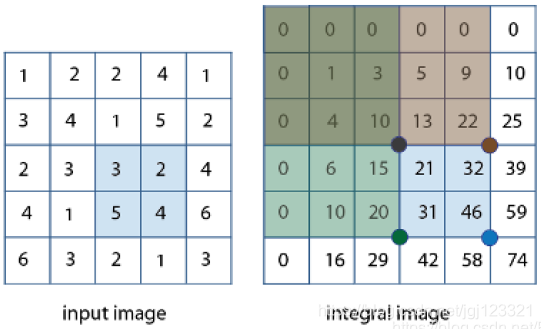
//> input picture OpenCv/LearningOpenCv3/12. Image Analysis/积分图的查找.png, 541 x 329 px, given in place of Lenna.jpg, which was not available
$ ./Integral   (built with g++ and OpenCV 4)
//> lines starting //> are read from the running program, lines starting //| are printed output that depends on the picture; pictures that were not available may be replaced by others from this repository, and a replacement may not be noted
#include <opencv2/opencv.hpp>
#include <iostream>

using namespace cv;
using namespace std;

void blur_demo(Mat& image, Mat& sum);
void edge_demo(Mat& image, Mat& sum);
int getblockSum(Mat& sum, int x1, int y1, int x2, int y2, int i);

int main(int argc, char* argv[]) {
	Mat src = imread("C:\\Users\\xuxide\\Desktop\\opencv\\Lenna.jpg");
//> src is the input picture: 329 rows x 541 cols, CV_8UC3; mean B, G, R 217.7, 218.9, 213
	if (src.empty()) {
		printf("不能打开图像！\n");
		return -1;
	}

	namedWindow("input", WINDOW_AUTOSIZE);
	imshow("input", src);

	// 计算积分图
	Mat sum, sqrsum;
	integral(src, sum, sqrsum, CV_32S, CV_32F);
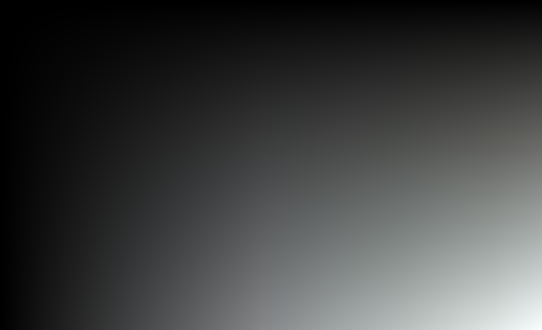
//> sum: 330 rows x 542 cols, CV_32SC3; mean B, G, R 9903492.9, 9953652.7, 9714240.9; drawn with min black and max white
	// 积分图应用
	edge_demo(src, sum);
	blur_demo(src, sum);

	waitKey(0);
	return 0;
}

void blur_demo(Mat& image, Mat& sum) {
	int w = image.cols;
	int h = image.rows;
	Mat result = Mat::zeros(image.size(), image.type());
	int x2 = 0, y2 = 0;
	int x1 = 0, y1 = 0;
	int ksize = 5;
	int radius = ksize / 2;
	int ch = image.channels();
	int cx = 0, cy = 0;
	for (int row = 0; row < h + radius; row++) {
		y2 = (row + 1) > h ? h : (row + 1);
		y1 = (row - ksize) < 0 ? 0 : (row - ksize);
		for (int col = 0; col < w + radius; col++) {
			x2 = (col + 1) > w ? w : (col + 1);
			x1 = (col - ksize) < 0 ? 0 : (col - ksize);
			cx = (col - radius) < 0 ? 0 : col - radius;
			cy = (row - radius) < 0 ? 0 : row - radius;
			int num = (x2 - x1) * (y2 - y1);
			for (int i = 0; i < ch; i++) {
				// 积分图查找和表，计算卷积
				int s = getblockSum(sum, x1, y1, x2, y2, i);
				result.at<Vec3b>(cy, cx)[i] = saturate_cast<uchar>(s / num);
			}
		}
	}
	imshow("blur_demo", result);
}

/**
* 3x3 sobel 垂直边缘检测演示
*/
void edge_demo(Mat& image, Mat& sum) {
	int w = image.cols;
//> w = 541
	int h = image.rows;
//> h = 329
	Mat result = Mat::zeros(image.size(), CV_32SC3);
	int x2 = 0, y2 = 0;
	int x1 = 0, y1 = 0;
	int ksize = 3; // 算子大小，可以修改，越大边缘效应越明显
	int radius = ksize / 2;
	int ch = image.channels();
//> ch = 3
	int cx = 0, cy = 0;
	for (int row = 0; row < h + radius; row++) {
		y2 = (row + 1) > h ? h : (row + 1);
		y1 = (row - ksize) < 0 ? 0 : (row - ksize);
		for (int col = 0; col < w + radius; col++) {
			x2 = (col + 1) > w ? w : (col + 1);
			x1 = (col - ksize) < 0 ? 0 : (col - ksize);
			cx = (col - radius) < 0 ? 0 : col - radius;
			cy = (row - radius) < 0 ? 0 : row - radius;
			int num = (x2 - x1) * (y2 - y1);
			for (int i = 0; i < ch; i++) {
				// 积分图查找和表，计算卷积
				int s1 = getblockSum(sum, x1, y1, cx, y2, i);
				int s2 = getblockSum(sum, cx, y1, x2, y2, i);
				result.at<Vec3i>(cy, cx)[i] = saturate_cast<int>(s2 - s1);
			}
		}
	}
//> this loop made 330 passes
//> cy on passes 1 to 3: 0, 0, 1
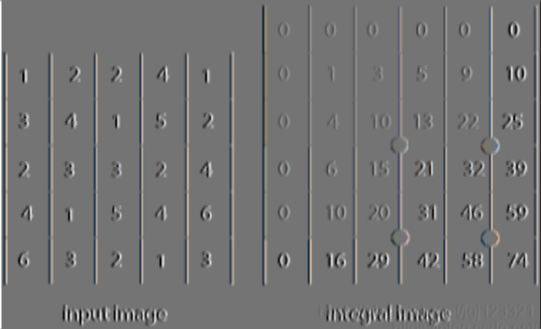
//> result: 329 rows x 541 cols, CV_32SC3; mean B, G, R 3.8, 3.8, 3.8; drawn with min black and max white
//> after the loop, x2 = 541; x1 = 538; cx = 540; cy = 328
	Mat dst, gray;
	convertScaleAbs(result, dst);
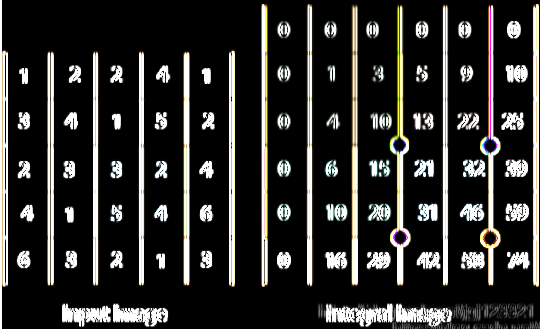
//> dst: 329 rows x 541 cols, CV_8UC3; mean B, G, R 43.5, 46.5, 47.4
	normalize(dst, dst, 0, 255, NORM_MINMAX);
	cvtColor(dst, gray, COLOR_BGR2GRAY);
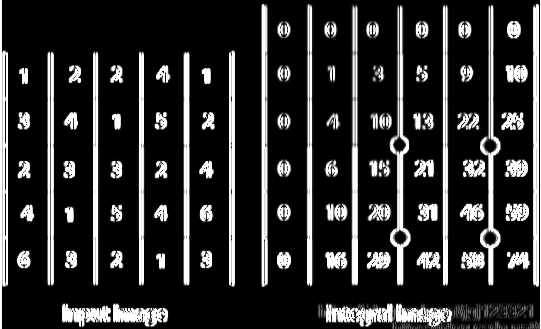
//> gray: 329 rows x 541 cols, CV_8UC1; min 0, max 255, mean 46.5
//> the loop in blur_demo, `for (int row = 0; row < h + radius; row++)` made 331 passes
//> after the loop in blur_demo, `for (int row = 0; row < h + radius; row++)`:
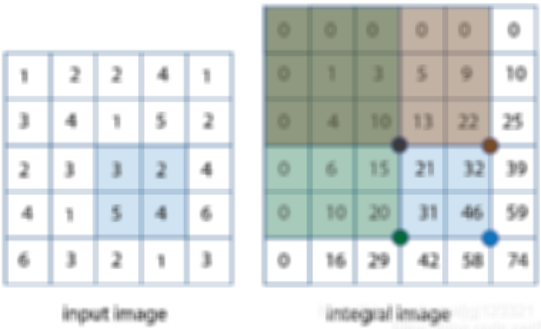
//> result: 329 rows x 541 cols, CV_8UC3; mean B, G, R 217.5, 218.7, 212.7
//> after the loop in blur_demo, `for (int row = 0; row < h + radius; row++)`: x2 = 541; x1 = 537; cx = 540; cy = 328
	imshow("edge_demo", gray);
}

int getblockSum(Mat& sum, int x1, int y1, int x2, int y2, int i) {
	int tl = sum.at<Vec3i>(y1, x1)[i];
	int tr = sum.at<Vec3i>(y2, x1)[i];
	int bl = sum.at<Vec3i>(y1, x2)[i];
	int br = sum.at<Vec3i>(y2, x2)[i];
	int s = (br - bl - tr + tl);

	return s;
}

$ run again, on OpenCv/LearningOpenCv3/12. Image Analysis/霍夫线变换.png
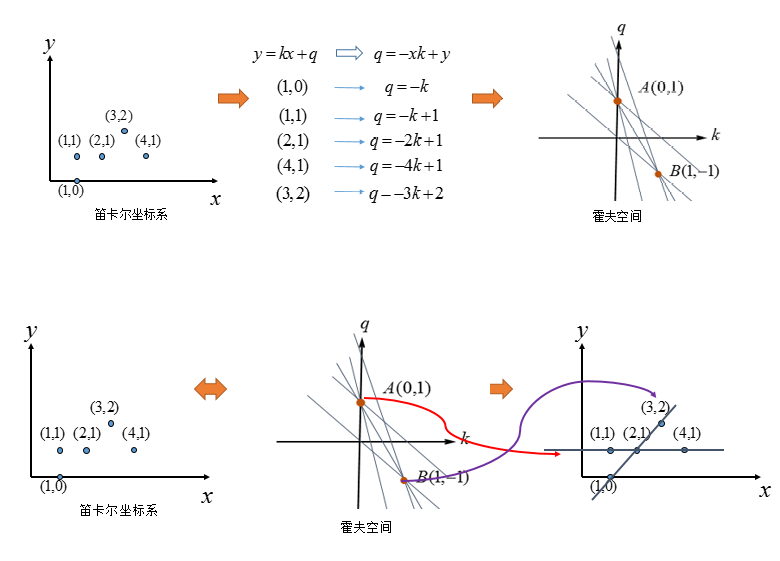
//> input picture OpenCv/LearningOpenCv3/12. Image Analysis/霍夫线变换.png, 780 x 561 px, given in place of Lenna.jpg, which was not available
//> src is the input picture: 561 rows x 780 cols, CV_8UC3; mean B, G, R 248.9, 248.8, 249.3
//> the loop in edge_demo, `for (int row = 0; row < h + radius; row++)` made 562 passes
//> cy on passes 1 to 3: 0, 0, 1
//> after the loop in edge_demo, `for (int row = 0; row < h + radius; row++)`:
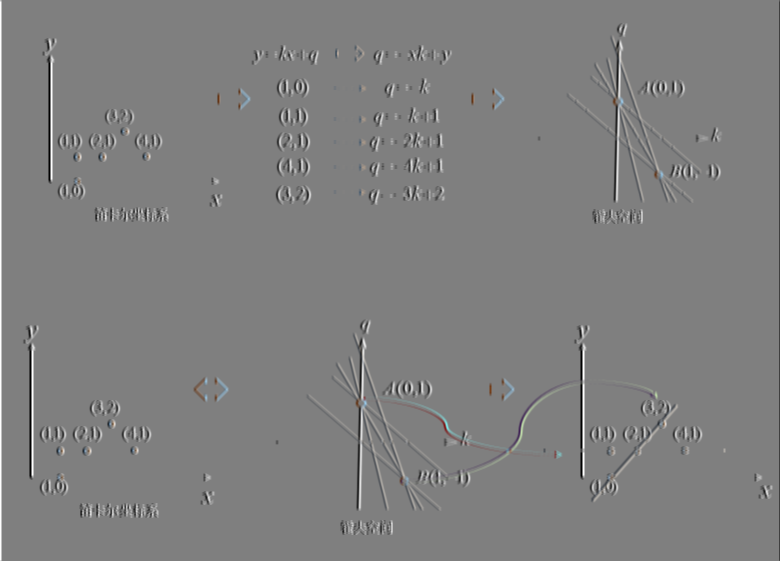
//> result: 561 rows x 780 cols, CV_32SC3; mean B, G, R 2.6, 2.6, 2.6; drawn with min black and max white
//> after the loop in edge_demo, `for (int row = 0; row < h + radius; row++)`: x2 = 780; x1 = 777; cx = 779; cy = 560
//> the loop in blur_demo, `for (int row = 0; row < h + radius; row++)` made 563 passes
//> after the loop in blur_demo, `for (int row = 0; row < h + radius; row++)`:
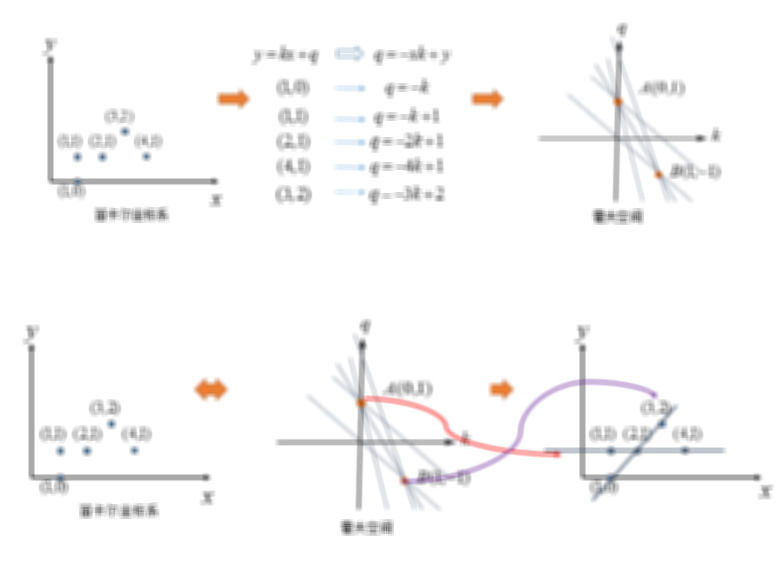
//> result: 561 rows x 780 cols, CV_8UC3; mean B, G, R 248.8, 248.7, 249.3
//> after the loop in blur_demo, `for (int row = 0; row < h + radius; row++)`: x2 = 780; x1 = 776; cx = 779; cy = 560
